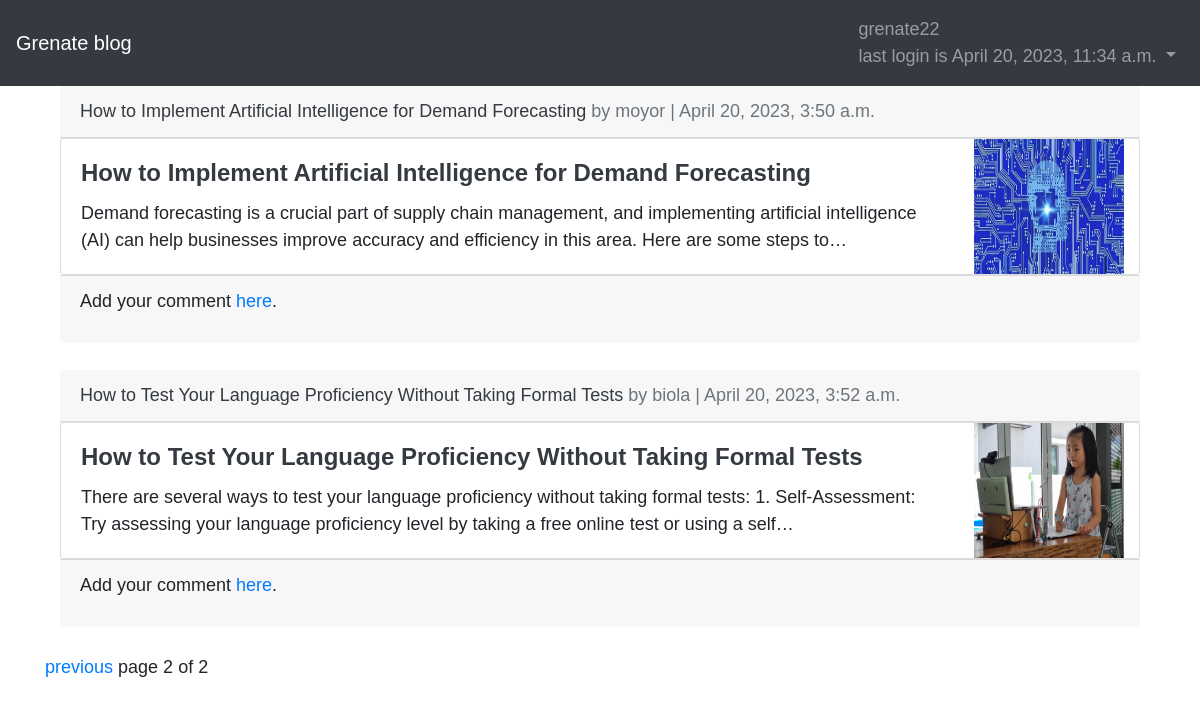
Page /home?page=2 (signed in) on the committed database.
### blog/models.py (models this page shows, shortened)
class CustomUser(AbstractUser):
    age=models.PositiveIntegerField(null=True,blank=True)
    firstname=models.CharField(max_length=20,null=True)

class Post(models.Model):
    id = models.UUIDField(primary_key=True,default=uuid.uuid4,editable=False)
    title= models.CharField(max_length=200)
    author= models.ForeignKey('blog.CustomUser',on_delete=models.CASCADE)
    body= models.TextField()
    date= models.DateTimeField(default=timezone.localtime,blank=True)
    picture = models.ImageField(upload_to='covers/', blank=True)
    class Meta:
        permissions = [
            ('special_status','can read all books')
        ]

### blog/views.py (the view)
# urls.py: path('home', BlogListView.as_view(), name='home'),
class BlogListView(LoginRequiredMixin, ListView):
    model=Post
    template_name='home.html'
    paginate_by = 3
    paginator_class = MyPaginator
    def get_context_data(self, **kwargs):
        context = super().get_context_data(**kwargs)
        page = self.request.GET.get('page',1)
        posts = Post.objects.all()
        Paginator = self.paginator_class(posts,self.paginate_by)
        posts = Paginator.page(page)
        context['posts']=posts
        return context

### blog/views.py (called while the page is built)
    def validate_number(self, number):
        try:
            return super().validate_number(number)
        except EmptyPage:
            if int(number) >1 :
                return self.num_pages
            elif int(number) <1 :
                return 1
            else:
                raise

### blog/templates/home.html (shortened to what this page needs)
{% extends 'base.html' %}
{% block content %}
{% for post in object_list %}
<div class="container">
    <div class="card-header">
        <span class="font-weight=light text-light"><a href="{% url 'details' post.id %}" class="text-dark"> {{post.title}}</a></span>
        {% if post.is_admin %}
        <span class="text-muted">by Author | {{post.date}}</span>
        {% else %}
        <span class="text-muted">by {{post.author}} | {{post.date}}</span>
        {% endif %}
    </div>
    <div class="card  flex-row-reverse">
        {% if post.picture %}
        <img class="col-lg-2 card-img-end img-fluid" style="width: 8rem;" src="{{post.picture.url}}" alt="{{post.title}}">
        {% endif %}
        <div class="card-body">
            <h4 class="card-title font-weight-bold "><a  href="{% url 'details' post.id %}" class="text-dark">{{post.title}}</a></h4>
            <p class="card-text">{{post.body|truncatechars:200}}</p>
        </div>
    </div>
    <div class="card-footer ">
        <p>Add your comment <a href="{% url 'make_comment' %}">here</a>.</p>
    </div>
</div>
<br>
{% endfor %}
<div>
    {% if page_obj.has_previous %}
    <a href="{% url 'home' %}?page={{ page_obj.previous_page_number }}">previous</a>
    {% endif %}
    page {{page_obj.number}} of {{page_obj.paginator.num_pages }}
</div>
{% endblock %}

### blog/templates/base.html (shortened to what this page needs)
{%  load static  %}
<!DOCTYPE html>
<html lang="en">
<head>
    <link rel="stylesheet" href="https://cdn.jsdelivr.net/npm/bootstrap@4.5.3/dist/css/bootstrap.min.css">
    <link rel="stylesheet" href="{% static 'css/base.css' %}">
</head>
<body>
        <nav class="navbar navbar-expand-lg navbar-dark bg-dark">
            <a class="navbar-brand" href="{% url 'index' %}">Grenate blog</a>
            <div class="collapse navbar-collapse" id="navbarSupportedContent">
                {% if user.is_authenticated %}
                <ul class="navbar-nav ml-auto">
                    <li class="nav-item">
                        <a class="nav-link dropdown-toggle" href="" id="navbarDropdown" role="button" data-toggle="dropdown" aria-haspopup="true" aria-expanded="false">
                            {{user.username}}
                            <br>
                            last login is {{user.last_login}}
                        </a>
                    </li>
                </ul>
                {% else %}
                <form class="form-inline ml-auto">
                <a href="{% url 'login' %}" class="btn btn-outline-secondary">Login</a>
                <a href="{% url 'signup'%}" class="btn btn-primary ml-2">Sign up</a>
                </form>
                {% endif %}
            </div>
        </nav>
    <main>
        <div class="container">
            {% block content %}
            {% endblock %}
        </div>
    </main>
</body>
</html>

### static/css/base.css (style rules this page uses)
body { font-family: 'source san pro', sans-serif; font-size: 18px; }

### rows in the picture
CustomUser: username "grenate22", last_login "April 20, 2023, 11:34 a.m."
Post: title "How to Implement Artificial Intelligence for Demand Forecasting", author "moyor", date "April 20, 2023, 3:50 a.m.", picture (picture), body "Demand forecasting is a crucial part of supply chain management, and implementing artificial intelligence (AI) can help businesses improve accuracy and efficiency in this area. Here are some steps to…"
Post: title "How to Test Your Language Proficiency Without Taking Formal Tests", author "biola", date "April 20, 2023, 3:52 a.m.", picture (picture), body "There are several ways to test your language proficiency without taking formal tests: 1. Self-Assessment: Try assessing your language proficiency level by taking a free online test or using a self…"

### other values in the picture
{{ page_obj.number }} "2"
{{ page_obj.paginator.num_pages }} "2"
